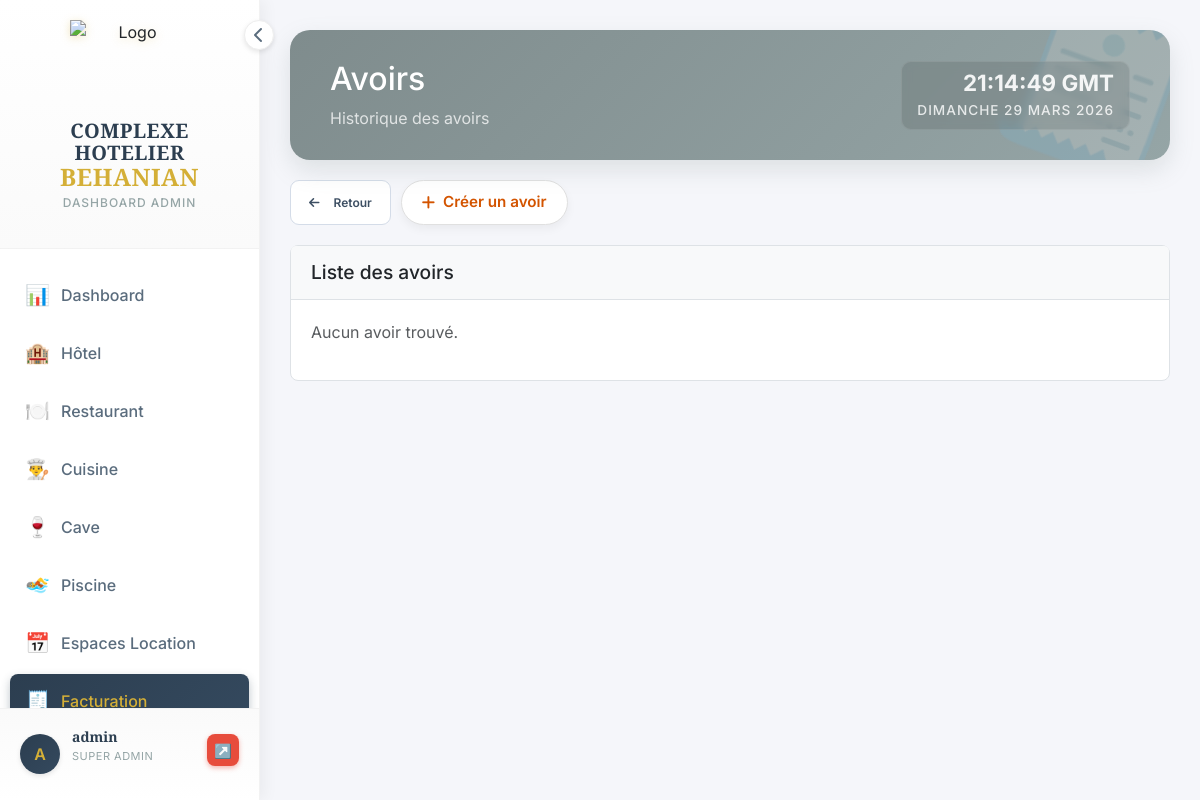
The app's page /facturation/avoirs/ (signed in), older data.
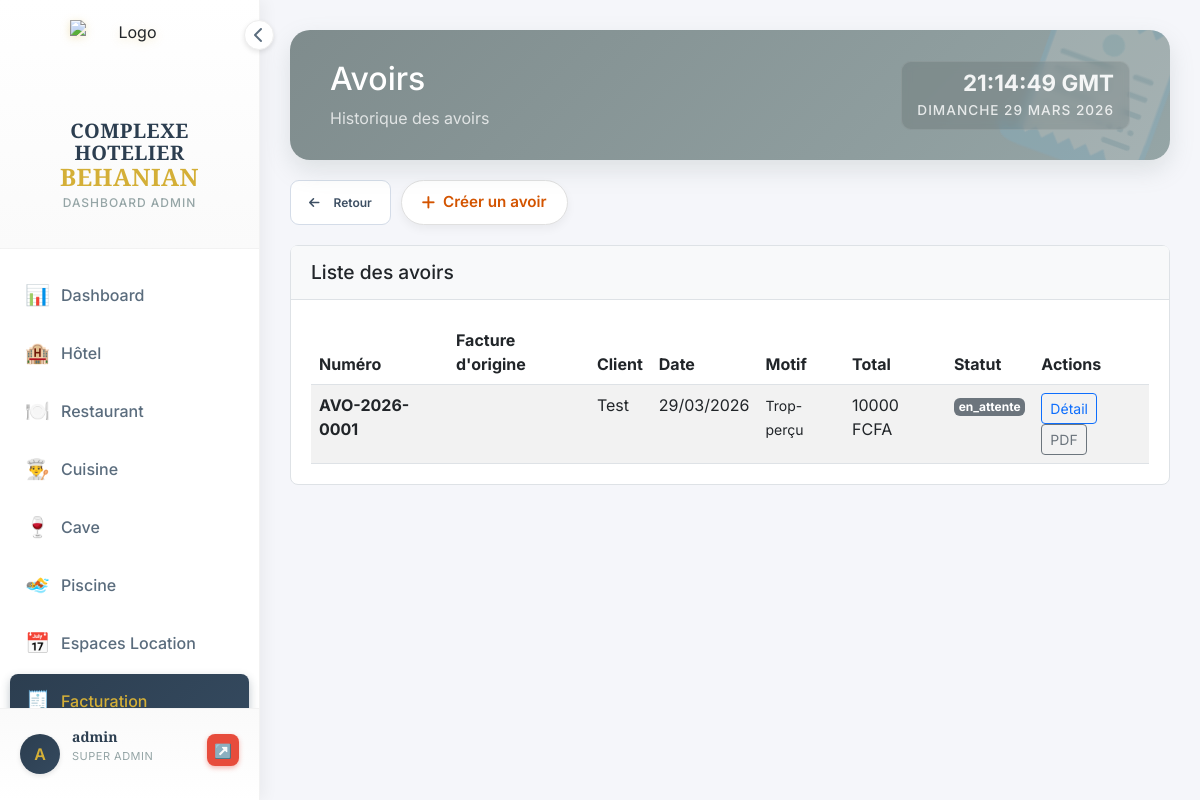
The same page, newer data.
### facturation/models.py (models this page shows, shortened)
class Avoir(models.Model):
    STATUT_CHOICES = [
        ('draft', 'Brouillon'),
        ('sent', 'Envoyé'),
        ('accepted', 'Accepté'),
        ('refunded', 'Remboursé'),
    ]
    numero = models.CharField(max_length=20, unique=True)
    facture_origine = models.ForeignKey(Facture, on_delete=models.SET_NULL, null=True, blank=True, related_name='avoirs')
    ticket_origine = models.ForeignKey('Ticket', on_delete=models.SET_NULL, null=True, blank=True, related_name='avoirs')
    client = models.ForeignKey(Client, on_delete=models.CASCADE)
    date_creation = models.DateTimeField(default=timezone.now)
    date_avoir = models.DateField(default=timezone.now)
    statut = models.CharField(max_length=20, choices=STATUT_CHOICES, default='draft')
    motif = models.TextField(help_text="Motif obligatoire de l'avoir")
    sous_total = models.DecimalField(max_digits=10, decimal_places=2, default=Decimal('0.00'))
    remise = models.DecimalField(max_digits=10, decimal_places=2, default=Decimal('0.00'))
    taux_tva = models.DecimalField(max_digits=5, decimal_places=2, default=Decimal('20.00'))
    montant_tva = models.DecimalField(max_digits=10, decimal_places=2, default=Decimal('0.00'))
    total = models.DecimalField(max_digits=10, decimal_places=2, default=Decimal('0.00'))
    cree_par = models.ForeignKey(User, on_delete=models.SET_NULL, null=True)
    notes = models.TextField(blank=True)
    class Meta:
        ordering = ['-date_creation']

class Client(models.Model):
    nom = models.CharField(max_length=100)
    prenom = models.CharField(max_length=100, blank=True)
    email = models.EmailField(blank=True)
    telephone = models.CharField(max_length=20, blank=True)
    adresse = models.TextField(blank=True)
    nif = models.CharField(max_length=50, blank=True, verbose_name="NIF")
    stat = models.CharField(max_length=50, blank=True, verbose_name="STAT")
    class Meta:
        ordering = ['nom', 'prenom']
    @property
    def nom_complet(self):
        return f"{self.nom} {self.prenom}".strip()

### facturation/views.py (the view)
# urls.py: path('avoirs/', views.avoir_list, name='avoir_list'),
@require_module_access('facturation')
def avoir_list(request):
    avoirs = Avoir.objects.all()
    return render(request, 'facturation/avoir_list.html', {'avoirs': avoirs})

### utils/permissions.py (called while the page is built, shortened)
def get_user_groups(user):
    return list(user.groups.values_list('name', flat=True))

def user_has_access(user, module):
    if not user.is_authenticated:
        return False
    if user.is_superuser:
        return True

def require_module_access(module):
    def decorator(view_func):
        @wraps(view_func)
        @login_required
        def wrapper(request, *args, **kwargs):
            if not user_has_access(request.user, module):
                messages.error(request,
                    "Accès refusé — vous n'avez pas les droits pour accéder à ce module.")
                return redirect('dashboard:index')
            return view_func(request, *args, **kwargs)
        return wrapper
    return decorator

def get_accessible_modules(user):
    if user.is_superuser:
        return ['dashboard', 'hotel', 'restaurant', 'bar', 'cuisine',
                'piscine', 'boite_nuit', 'espaces', 'caisse', 'facturation',
                'parametres', 'users']

### templates/facturation/avoir_list.html (shortened to what this page needs)
{% extends 'dashboard/base_dashboard.html' %}
{% block content %}
<div class="header-glam facturation-watermark">
    <div class="header-content">
        <h2>Avoirs</h2>
        <p class="mb-0 opacity-75">Historique des avoirs</p>
    </div>
    <div class="header-clock">
        <span class="time">--:-- GMT</span>
        <span class="date">Chargement...</span>
    </div>
</div>
<div style="display:flex;gap:10px;margin-bottom:20px">
    <a href="{% url 'facturation:index' %}" class="btn-p btn-outline" onclick="sessionStorage.setItem('facTab','avoirs')" style="padding:9px 18px;border-radius:9px;border:1px solid #d4dce8;background:white;color:#3d4f63;font-size:12px;font-weight:600;display:inline-flex;align-items:center;gap:6px;text-decoration:none"><i class="fas fa-arrow-left"></i> Retour</a>
    <a href="{% url 'facturation:avoir_create' %}" class="btn-add-glam">
        <i class="fas fa-plus mr-2"></i> Créer un avoir
    </a>
</div>
<div class="content-section">
    <div class="card">
        <div class="card-header">
            <h3>Liste des avoirs</h3>
        </div>
        <div class="card-body">
            {% if avoirs %}
                <div class="table-responsive">
                    <table class="table table-striped">
                        <thead>
                            <tr>
                                <th>Numéro</th>
                                <th>Facture d'origine</th>
                                <th>Client</th>
                                <th>Date</th>
                                <th>Motif</th>
                                <th>Total</th>
                                <th>Statut</th>
                                <th>Actions</th>
                            </tr>
                        </thead>
                        <tbody>
                            {% for avoir in avoirs %}
                                <tr>
                                    <td><strong>{{ avoir.numero }}</strong></td>
                                    <td>{{ avoir.facture_origine.numero }}</td>
                                    <td>{{ avoir.client.nom_complet }}</td>
                                    <td>{{ avoir.date_avoir|date:"d/m/Y" }}</td>
                                    <td>
                                        <small>{{ avoir.motif|truncatewords:10 }}</small>
                                    </td>
                                    <td>{{ avoir.total|floatformat:0 }} FCFA</td>
                                    <td>
                                        <span class="badge badge-{% if avoir.statut == 'accepted' %}success{% elif avoir.statut == 'sent' %}primary{% else %}secondary{% endif %}">
                                            {{ avoir.get_statut_display }}
                                        </span>
                                    </td>
                                    <td>
                                        <a href="{% url 'facturation:avoir_detail' avoir.pk %}" class="btn btn-sm btn-outline-primary">Détail</a>
                                        <a href="{% url 'facturation:avoir_pdf' avoir.pk %}" class="btn btn-sm btn-outline-secondary">PDF</a>
                                    </td>
                                </tr>
                            {% endfor %}
                        </tbody>
                    </table>
                </div>
            {% else %}
                <p class="text-muted">Aucun avoir trouvé.</p>
            {% endif %}
        </div>
    </div>
</div>
{% endblock %}

Row changes from the older to the newer data that the page shows:
added Avoir: numero "AVO-2026-0001", client.nom_complet "Test", date_avoir "29/03/2026", motif "Trop-perçu", total "10000", statut "en_attente"
Text that changed along with them:
text no longer shown: "Aucun avoir trouvé."
text now shown: "Numéro Facture d'origine Client Date Motif Total Statut Actions"
